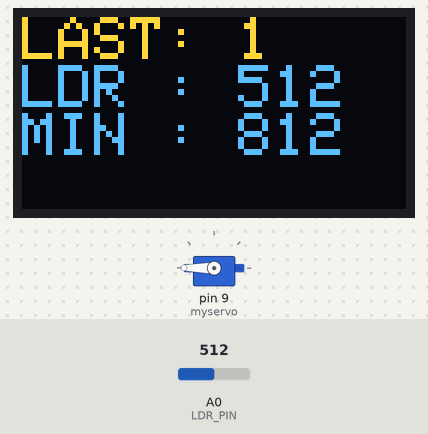
The sketch below on a simulated Arduino Uno, built with avr-gcc and run on an emulated ATmega328P. Shown: servo, 128×64 one-colour display. Inputs (shaded band) come from the test bench; at power-on: A0 (LDR_PIN) = 512. The OLED is the two-colour kind (top 16 rows yellow); what the sketch prints to the serial monitor is not drawn.

Above: at 1.2 s.
1.3 s: A0 (LDR_PIN) set to 716
At 2.8 s:
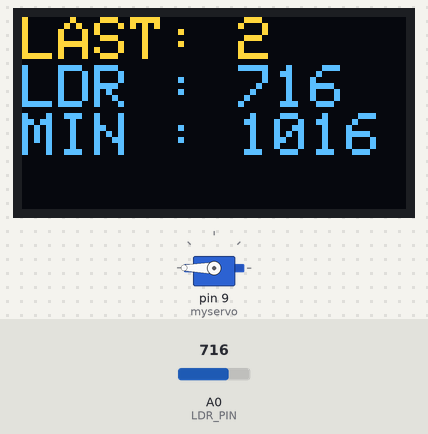
3.2 s: A0 (LDR_PIN) set to 1023
At 4.2 s:
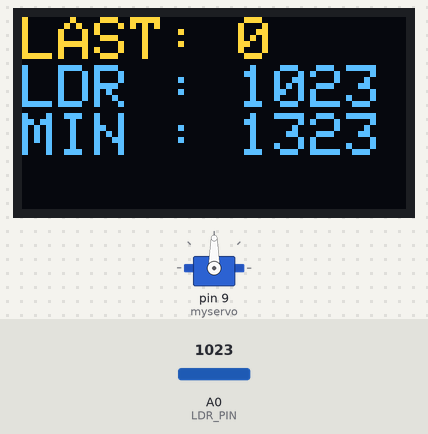
5.8 s: A0 (LDR_PIN) set to 900
At 7.1 s:
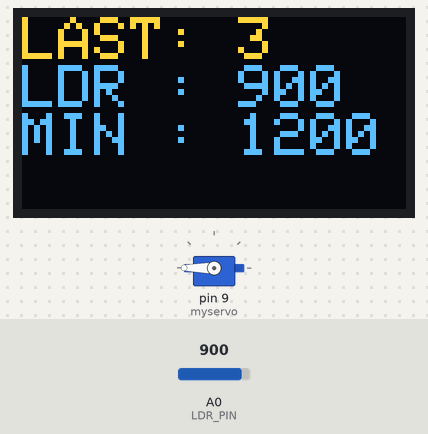
Timing chart, 0 to 8.8 s (numbered marks = the images above; inputs shaded):
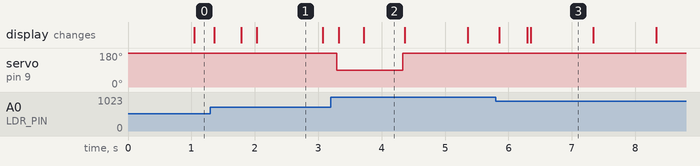

Measured:
- after the input at 3.2 s, servo on pin 9 (myservo): 180° → 90° after 0.09 s, → 180° 1.0 s later
- what the display in image 1 shows lasts 1.1 s, from 2.0 s to 3.1 s
- what the display in image 2 shows lasts 0.7 s, from 3.7 s to 4.4 s

The sketch:

ldr_tft_servo.ino
```cpp
// (licence header left out)
#include <SPI.h>
#include <Wire.h>
#include <Servo.h>
#include <Adafruit_GFX.h>
#include <Adafruit_SSD1306.h>

#define SCREEN_WIDTH 128 // OLED display width, in pixels
#define SCREEN_HEIGHT 64 // OLED display height, in pixels

// Declaration for an SSD1306 display connected to I2C (SDA, SCL pins)
// The pins for I2C are defined by the Wire-library.
// On an arduino UNO:       A4(SDA), A5(SCL)
// On an arduino MEGA 2560: 20(SDA), 21(SCL)
// On an arduino LEONARDO:   2(SDA),  3(SCL), ...
#define OLED_RESET     -1 // Reset pin # (or -1 if sharing Arduino reset pin)
#define SCREEN_ADDRESS 0x3C ///< See datasheet for Address; 0x3D for 128x64, 0x3C for 128x32
Adafruit_SSD1306 display(SCREEN_WIDTH, SCREEN_HEIGHT, &Wire, OLED_RESET);

#define OLED_TIME_DELAY_BETWEEN_FRAMES 20

#define LDR_PIN A0
#define LDR_READING_CHANGE_THRESHOLD 300
#define LDR_READINGS_COUNT 10

int ldr_readings[LDR_READINGS_COUNT];
int ldr_readings_counter = 0;

Servo myservo;
#define SERVO_ROTATE_TIME_INTERVAL 2000
#define SERVO_RESET_TIME_INTERVAL 1000
#define SERVO_ROTATE_POSITION 90
#define SERVO_RESET_POSITION 180
unsigned long timeOfLastServoRotation = 0;
boolean isServoRotated = false;

void setup() {
  Serial.begin(9600);

  myservo.attach(9);  // attaches the servo on pin 9 to the servo object

  myservo.write(SERVO_RESET_POSITION);

  // SSD1306_SWITCHCAPVCC = generate display voltage from 3.3V internally
  if(!display.begin(SSD1306_SWITCHCAPVCC, SCREEN_ADDRESS)) {
    Serial.println(F("SSD1306 allocation failed"));
    for(;;); // Don't proceed, loop forever
  }

  int sensorValue = analogRead(LDR_PIN);
  Serial.println(sensorValue);

  for (int i = 0; i < LDR_READINGS_COUNT; ++i) {
    ldr_readings[i] = sensorValue;
  }
}

void loop() {
  int sensorValue = analogRead(LDR_PIN);

  int total_of_readings = 0;
  for (int i = 0; i < LDR_READINGS_COUNT; ++i) {
    total_of_readings += ldr_readings[ldr_readings_counter];
  }

  int mean_of_readings = total_of_readings / LDR_READINGS_COUNT;

  ldr_readings[ldr_readings_counter] = sensorValue;
  if (ldr_readings_counter == LDR_READINGS_COUNT - 1) {
    ldr_readings_counter = 0;
  } else {
    ldr_readings_counter++;
  }

  drawSensorValue(sensorValue);

  if (sensorValue > (mean_of_readings + LDR_READING_CHANGE_THRESHOLD) && millis() - timeOfLastServoRotation > SERVO_ROTATE_TIME_INTERVAL) {
    myservo.write(SERVO_ROTATE_POSITION);
    isServoRotated = true;
    timeOfLastServoRotation = millis();
  }

  if (isServoRotated && millis() - timeOfLastServoRotation > SERVO_RESET_TIME_INTERVAL) {
      myservo.write(SERVO_RESET_POSITION);
      isServoRotated = false;
  }
}

void drawSensorValue(int sensorValue) {
  display.clearDisplay();

  display.setTextSize(2);             // Draw 2X-scale text
  display.setTextColor(SSD1306_WHITE);
  display.setCursor(0,0);

  display.print(F("LAST: "));
  display.println((millis() - timeOfLastServoRotation) / 1000);

  int total_of_readings = 0;
  for (int i = 0; i < LDR_READINGS_COUNT; ++i) {
    total_of_readings += ldr_readings[ldr_readings_counter];
  }

  int mean_of_readings = total_of_readings / LDR_READINGS_COUNT;

  display.print(F("LDR : "));
  if (sensorValue > (mean_of_readings + LDR_READING_CHANGE_THRESHOLD)) {
    display.setTextColor(SSD1306_BLACK, SSD1306_WHITE);
    display.println(sensorValue);
    display.setTextColor(SSD1306_WHITE);
  } else {
    display.println(sensorValue);
  }

  display.print(F("MIN : "));
  display.println(mean_of_readings + LDR_READING_CHANGE_THRESHOLD);

  display.display();
  delay(OLED_TIME_DELAY_BETWEEN_FRAMES);
}
```
